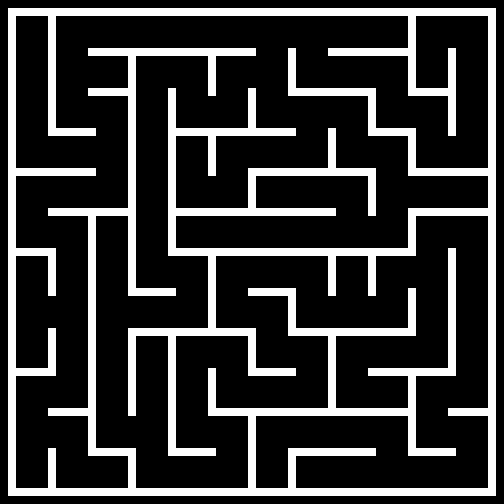

A level layout from a 2D game, rendered from its tile map. Below: a short description, then the map file with tile-grid data replaced by summaries:
An orthogonal 63x63 tile map with 8x8 px tiles, 1 tile layer (Background) and 74 objects (4x Painter, Player, Checkpoint).

<map version="1.10" tiledversion="1.10.2" orientation="orthogonal" renderorder="right-down" width="63" height="63" tilewidth="8" tileheight="8" infinite="0" nextlayerid="4" nextobjectid="76">
 <tileset firstgid="1" source="Mazeball.tsx" />
 <layer id="1" name="Background" width="63" height="63">
  <data>[3969 cells, 845 non-empty, 1 distinct tile ids]</data>
 </layer>
 <objectgroup id="2" name="Spawnpoints">
  <object id="69" name="Player" type="Player" x="215.25" y="17" width="30" height="30" />
  <object id="70" name="Painter" type="Painter" x="17" y="17.5" width="30" height="30">
   <properties>
    <property name="colour" value="Green" />
   </properties>
  </object>
  <object id="71" name="Painter" type="Painter" x="416.75" y="56.75" width="30" height="30">
   <properties>
    <property name="colour" value="Red" />
   </properties>
  </object>
  <object id="72" name="Painter" type="Painter" x="94" y="457.25" width="30" height="30">
   <properties>
    <property name="colour" value="Yellow" />
   </properties>
  </object>
  <object id="73" name="Painter" type="Painter" x="257.75" y="177" width="30" height="30">
   <properties>
    <property name="colour" value="Blue" />
   </properties>
  </object>
  <object id="75" name="Checkpoint" type="Checkpoint" x="256.25" y="473">
   <polygon points="0,0 31.75,0.25 31.75,15 -0.25,15.25" />
  </object>
 </objectgroup>
 <objectgroup id="3" name="Walls">
  <object id="1" x="7.75" y="8.5">
   <polygon points="0,0 0.25,6.75 487.75,7 488,0" />
  </object>
  <object id="2" x="8.25" y="16.5">
   <polygon points="0,0 7.5,0 7.75,471.25 -0.5,471.5" />
  </object>
  <object id="3" x="8" y="489">
   <polygon points="0,0 0,6.25 488,6.75 487.5,-1" />
  </object>
  <object id="4" x="48.25" y="448">
   <polygon points="0,0 8,0.5 7.25,39.5 -0.25,40" />
  </object>
  <object id="5" x="488" y="487">
   <polygon points="0,0 7.75,0.75 8,-471 0.25,-471.25" />
  </object>
  <object id="6" x="48.5" y="408">
   <polygon points="0,0 39.25,0.5 39.5,8 -0.25,7.5" />
  </object>
  <object id="7" x="96" y="448.25">
   <polygon points="0,0 39.75,0 40,7.5 0.5,7.75" />
  </object>
  <object id="8" x="128.25" y="456">
   <polygon points="0,0 7.75,0.5 7.25,31.75 0,32" />
  </object>
  <object id="9" x="176.25" y="448.5">
   <polygon points="0,0 39.5,0.25 39.25,7.5 0.5,7.25" />
  </object>
  <object id="10" x="247.75" y="416.75">
   <polygon points="0,0 8.25,-0.5 7.75,71.5 0.75,71.5" />
  </object>
  <object id="11" x="288.75" y="456.5">
   <polygon points="0,0 7,0 6.75,31.75 -0.5,31.25" />
  </object>
  <object id="12" x="288.25" y="448.5">
   <polygon points="0,0 87.5,0.25 87.75,7.25 0.25,7.25" />
  </object>
  <object id="13" x="415.75" y="448.75">
   <polygon points="0,0 39.75,-0.25 39.5,7 0.25,7.25" />
  </object>
  <object id="14" x="448.5" y="408.25">
   <polygon points="0,0 39.25,0 39.25,7 -0.25,7.25" />
  </object>
  <object id="15" x="216.5" y="408">
   <polygon points="0,0 191,0.75 191,7.5 -0.25,7.75" />
  </object>
  <object id="16" x="88.25" y="455.5">
   <polygon points="0,0 8,0 8,-239.5 0,-239.25" />
  </object>
  <object id="17" x="168.5" y="456.25">
   <polygon points="0,0 8,-0.5 7.5,-119.75 -0.5,-119.5" />
  </object>
  <object id="18" x="208.75" y="415.75">
   <polygon points="0,0 7,0.25 7,-47 -1,-47.25" />
  </object>
  <object id="19" x="407.75" y="376.75">
   <polygon points="0,0 8,-0.25 8,78.75 0.5,79.25" />
  </object>
  <object id="20" x="368.25" y="368">
   <polygon points="0,0 87.75,0 88,8 0.25,7.75" />
  </object>
  <object id="21" x="256" y="368">
   <polygon points="0,0 39.75,0.25 39.5,8 0.25,7.5" />
  </object>
  <object id="22" x="328.5" y="408">
   <polygon points="0,0 7.5,0.25 7.5,-71.25 -0.5,-70.75" />
  </object>
  <object id="23" x="247.75" y="336.75">
   <polygon points="0,0 8.5,0 8.5,38.5 0.25,38.25" />
  </object>
  <object id="24" x="128.75" y="336.25">
   <polygon points="0,0 7.25,0.25 7.5,79.25 -0.75,79" />
  </object>
  <object id="25" x="128" y="328.5">
   <polygon points="0,0 127.75,0.25 127.5,7.25 0.5,7.5" />
  </object>
  <object id="26" x="16.5" y="368.5">
   <polygon points="0,0 39,0 38.75,7.5 -0.25,7" />
  </object>
  <object id="27" x="48.25" y="368">
   <polygon points="0,0 7.5,0 7.25,-39.5 0,-39.5" />
  </object>
  <object id="28" x="447.75" y="367.25">
   <polygon points="0,0 8,0 8,-119 0.5,-119.25" />
  </object>
  <object id="29" x="408.5" y="328">
   <polygon points="0,0 7.25,-0.5 7.25,-40 -0.25,-39.5" />
  </object>
  <object id="30" x="295.75" y="328.75">
   <polygon points="0,0 119.75,0 120,6.5 0.5,6.75" />
  </object>
  <object id="31" x="288.75" y="296.75">
   <polygon points="0,0 7,0 7,38.5 -0.5,38.5" />
  </object>
  <object id="32" x="248.25" y="288.5">
   <polygon points="0,0 47.5,0 47,7.5 -0.25,7.75" />
  </object>
  <object id="33" x="208.5" y="256.5">
   <polygon points="0,0 7,0 7,71.75 -0.5,71.75" />
  </object>
  <object id="34" x="328.25" y="256.75">
   <polygon points="0,0 7.75,-0.5 7.5,39.5 0.25,39" />
  </object>
  <object id="35" x="368.25" y="256.75">
   <polygon points="0,0 7.25,-0.5 7.25,39.25 0.5,39" />
  </object>
  <object id="36" x="136.5" y="288.75">
   <polygon points="0,0 39,0 39.5,6.75 -0.75,7" />
  </object>
  <object id="37" x="16.25" y="248.25">
   <polygon points="0,0 39.5,0 39,7.5 0,7.5" />
  </object>
  <object id="38" x="48.75" y="256.5">
   <polygon points="0,0 7.25,0.25 7,39.5 -0.5,39.5" />
  </object>
  <object id="39" x="128.25" y="295.5">
   <polygon points="0,0 7.5,0 8,-239.5 -0.5,-239.5" />
  </object>
  <object id="40" x="48.25" y="208.5">
   <polygon points="0,0 79,0 79,7.25 -0.25,7.25" />
  </object>
  <object id="41" x="16.25" y="168.75">
   <polygon points="0,0 79.25,-0.25 79.25,7.25 0.25,6.75" />
  </object>
  <object id="42" x="56.5" y="128.75">
   <polygon points="0,0 39,-0.5 39.5,6.75 -0.5,6.75" />
  </object>
  <object id="43" x="89" y="88.25">
   <polygon points="0,0 38,0.25 38,7.75 -0.75,7" />
  </object>
  <object id="44" x="48.25" y="135.5">
   <polygon points="0,0 7.5,0.5 7.75,-119.5 0,-119.5" />
  </object>
  <object id="45" x="87.75" y="48.75">
   <polygon points="0,0 168,-0.5 167.75,6.75 0.5,6.75" />
  </object>
  <object id="46" x="208.25" y="56.75">
   <polygon points="0,0 7.5,0.25 7.75,38.5 0,38.5" />
  </object>
  <object id="47" x="248.25" y="88.5">
   <polygon points="0,0 7.25,0 7,39.25 0,39" />
  </object>
  <object id="48" x="176" y="128.75">
   <polygon points="0,0 119.5,0 119.75,6.75 0,6.75" />
  </object>
  <object id="49" x="207.75" y="136.5">
   <polygon points="0,0 8,0 8.25,39 0.5,39" />
  </object>
  <object id="50" x="175.75" y="248.75">
   <polygon points="0,0 240.5,0 240,7 0,7" />
  </object>
  <object id="51" x="168.25" y="255.75">
   <polygon points="0,0 7,0 7.25,-167.5 -0.25,-167" />
  </object>
  <object id="52" x="176" y="208.25">
   <polygon points="0,0 159.75,0.25 159.75,7.75 -0.25,7" />
  </object>
  <object id="53" x="248.5" y="176">
   <polygon points="0,0 7.5,0 7.25,32 -0.25,31.75" />
  </object>
  <object id="54" x="368" y="176.75">
   <polygon points="0,0 7.5,-0.5 7.5,39 0.25,38.75" />
  </object>
  <object id="55" x="248.25" y="168">
   <polygon points="0,0 127.25,0.75 127.25,8.25 0.5,7.5" />
  </object>
  <object id="56" x="408.75" y="217">
   <polygon points="0,0 6.75,0 6.5,31 -1,31.25" />
  </object>
  <object id="57" x="408.5" y="208.75">
   <polygon points="0,0 79,0 78.75,7 -0.25,6.75" />
  </object>
  <object id="58" x="416.75" y="168.5">
   <polygon points="0,0 70.5,0.25 70.5,7.25 -0.5,7.25" />
  </object>
  <object id="59" x="408.25" y="136.75">
   <polygon points="0,0 7.75,-0.5 7.25,39 0,39" />
  </object>
  <object id="60" x="448.5" y="135.75">
   <polygon points="0,0 7.5,0.25 7.25,-87.5 -0.5,-87.25" />
  </object>
  <object id="61" x="416" y="88.25">
   <polygon points="0,0 31.25,0.25 31.5,7.5 0.5,7.25" />
  </object>
  </objectgroup>
</map>
<!-- 7 of 74 objects omitted -->
